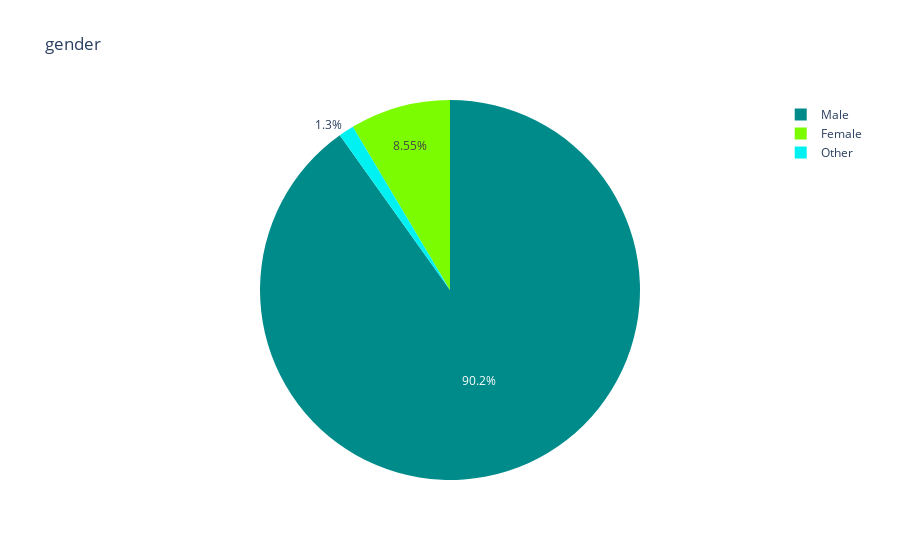

This figure's notebook cell:
### Code cell
pie_chart(data,"gender")

### Figure 1 — Plotly figure (JSON) as saved in the notebook; plotly's stock layout.template omitted (floating-point values rounded to 4 significant figures)
{"data": [{"domain": {"x": [0, 1], "y": [0, 1]}, "hovertemplate": "label=%{label}<br>value=%{value}<extra></extra>", "labels": ["Male", "Female", "Other"], "legendgroup": "", "name": "", "showlegend": true, "type": "pie", "values": [68.98, 6.54, 0.997]}], "layout": {"legend": {"tracegroupgap": 0}, "piecolorway": ["darkcyan", "lawngreen"], "title": {"text": "gender"}}}
